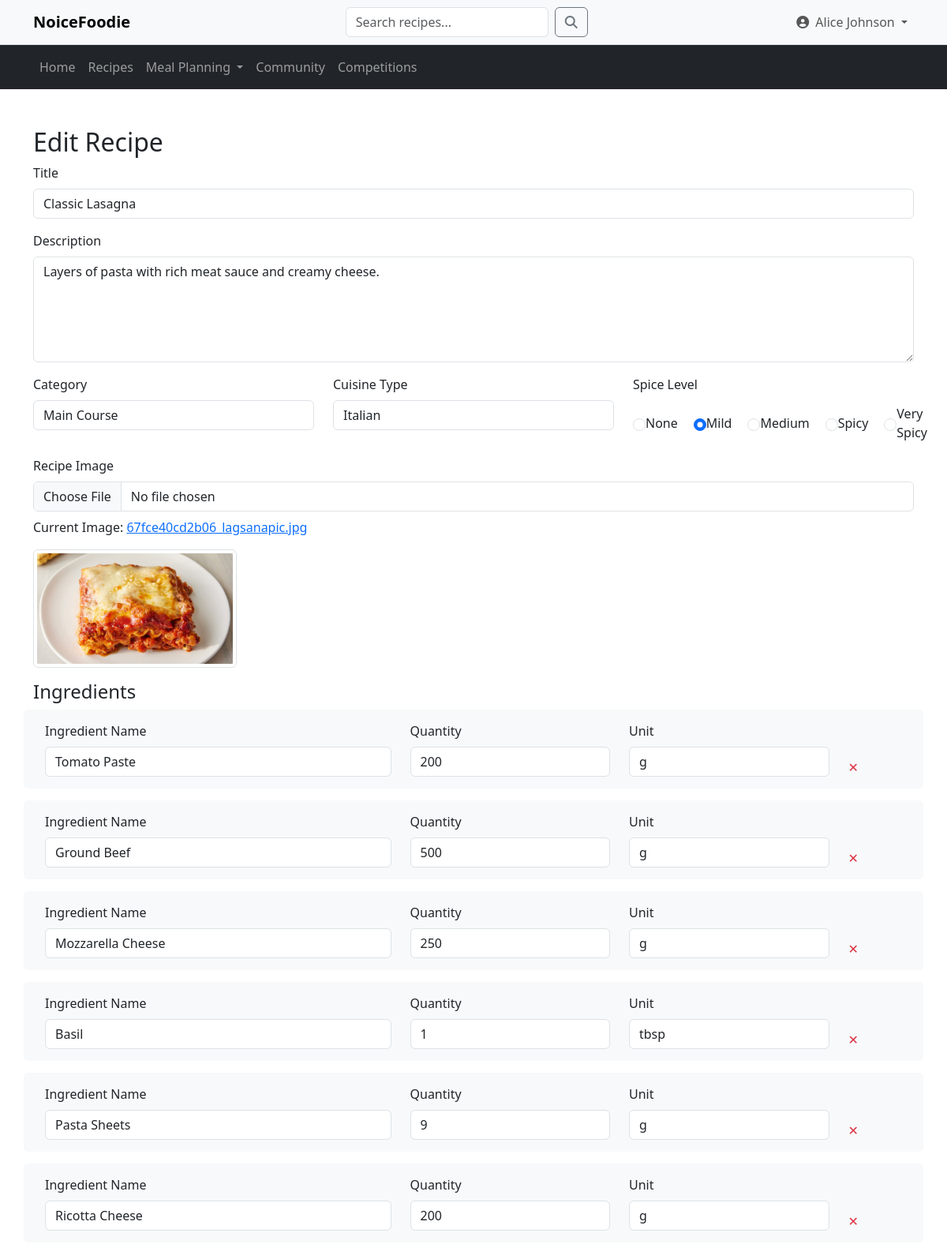
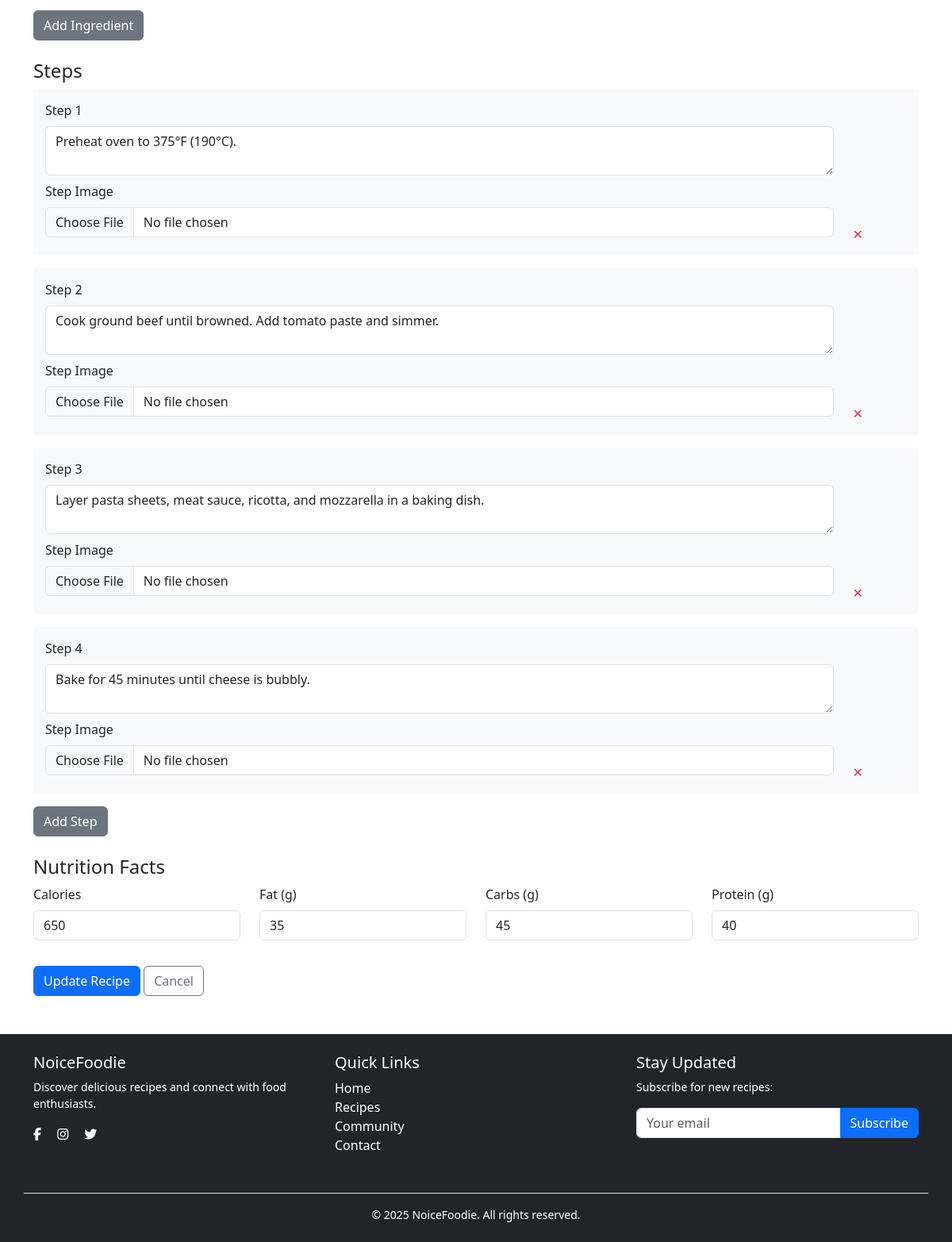
Page /recipes/edit.php?id=6 (signed in) on the committed database (2 pictures, top to bottom).
### tables this page shows
CREATE TABLE Recipes (
  recipe_id INT(11) NOT NULL AUTO_INCREMENT,
  user_id INT(11) DEFAULT NULL,
  title VARCHAR(255) NOT NULL,
  description TEXT DEFAULT NULL,
  category VARCHAR(100) DEFAULT NULL,
  cuisine_type VARCHAR(50) DEFAULT NULL,
  spice_level TINYINT(4) DEFAULT 0,
  view_count INT DEFAULT 0,
  image_url VARCHAR(255) DEFAULT NULL,
  created_at TIMESTAMP NOT NULL DEFAULT CURRENT_TIMESTAMP,
  updated_at TIMESTAMP NOT NULL DEFAULT CURRENT_TIMESTAMP ON UPDATE CURRENT_TIMESTAMP,
  created_by INT(11) DEFAULT NULL,
  updated_by INT(11) DEFAULT NULL,
  PRIMARY KEY (recipe_id),
  FOREIGN KEY (user_id) REFERENCES usersDB.Users(user_id) ON DELETE CASCADE,
  FOREIGN KEY (created_by) REFERENCES usersDB.Users(user_id) ON DELETE SET NULL,
  FOREIGN KEY (updated_by) REFERENCES usersDB.Users(user_id) ON DELETE SET NULL
);

CREATE TABLE Recipe_Ingredient (
  recipe_id INT(11) NOT NULL,
  ingredient_id INT(11) NOT NULL,
  quantity VARCHAR(50) DEFAULT NULL,
  unit VARCHAR(50) DEFAULT NULL,
  PRIMARY KEY (recipe_id, ingredient_id),
  FOREIGN KEY (recipe_id) REFERENCES Recipes(recipe_id) ON DELETE CASCADE,
  FOREIGN KEY (ingredient_id) REFERENCES Ingredients(ingredient_id) ON DELETE CASCADE
);

CREATE TABLE Ingredients (
  ingredient_id INT(11) NOT NULL AUTO_INCREMENT,
  ingredient_name VARCHAR(255) NOT NULL UNIQUE,
  PRIMARY KEY (ingredient_id)
);

CREATE TABLE Steps (
  step_id INT(11) NOT NULL AUTO_INCREMENT,
  recipe_id INT(11) NOT NULL,
  step_no INT(11) NOT NULL,
  description TEXT NOT NULL,
  image_url VARCHAR(255) DEFAULT NULL,
  PRIMARY KEY (step_id),
  FOREIGN KEY (recipe_id) REFERENCES Recipes(recipe_id) ON DELETE CASCADE
);

CREATE TABLE Nutrition (
  nutrition_id INT(11) NOT NULL AUTO_INCREMENT,
  recipe_id INT(11) NOT NULL,
  calories INT DEFAULT NULL,
  fat FLOAT DEFAULT NULL,
  carbs FLOAT DEFAULT NULL,
  protein FLOAT DEFAULT NULL,
  PRIMARY KEY (nutrition_id),
  FOREIGN KEY (recipe_id) REFERENCES Recipes(recipe_id) ON DELETE CASCADE
);

### recipes/edit.php (the view, shortened to what this page needs)
<?php
require '../config/db.php';
$recipe_id = $_GET['id'];
$user_id = $_SESSION['user_id'];
$stmt = $RecipeDB->prepare("SELECT * FROM Recipes WHERE recipe_id = ? AND user_id = ?");
$stmt->execute([$recipe_id, $user_id]);
$recipe = $stmt->fetch(PDO::FETCH_ASSOC);
$ingredient_stmt = $RecipeDB->prepare("SELECT i.ingredient_id, i.ingredient_name, ri.quantity, ri.unit
                                FROM Recipe_Ingredient ri
                                JOIN Ingredients i ON ri.ingredient_id = i.ingredient_id
                                WHERE ri.recipe_id = ?");
$ingredient_stmt->execute([$recipe_id]);
$existing_ingredients = $ingredient_stmt->fetchAll(PDO::FETCH_ASSOC);
$step_stmt = $RecipeDB->prepare("SELECT * FROM Steps WHERE recipe_id = ? ORDER BY step_no");
$step_stmt->execute([$recipe_id]);
$existing_steps = $step_stmt->fetchAll(PDO::FETCH_ASSOC);
$nutrition_stmt = $RecipeDB->prepare("SELECT * FROM Nutrition WHERE recipe_id = ?");
$nutrition_stmt->execute([$recipe_id]);
$existing_nutrition = $nutrition_stmt->fetch(PDO::FETCH_ASSOC);
?>
<!DOCTYPE html>
<html lang="en">
<head>
    <link href="https://cdn.jsdelivr.net/npm/bootstrap@5.3.2/dist/css/bootstrap.min.css" rel="stylesheet">
    <link rel="stylesheet" href="https://cdn.jsdelivr.net/npm/bootstrap-icons@1.10.0/font/bootstrap-icons.css">
    <link rel="stylesheet" href="../recipes/css/recipe.css">
</head>
<body>
<?php include_once '../includes/navigation.php'; ?>
    <div class="container mt-5">
        <h2>Edit Recipe</h2>
        <form method="POST" action="" enctype="multipart/form-data">
            <div class="mb-3">
                <label class="form-label">Title</label>
                <input type="text" name="title" class="form-control" value="<?= htmlspecialchars($recipe['title']) ?>" required>
            </div>
            <div class="mb-3">
                <label class="form-label">Description</label>
                <textarea name="description" class="form-control" rows="5" required><?= htmlspecialchars($recipe['description']) ?></textarea>
            </div>
            <div class="row">
                <div class="col-md-4 mb-3">
                    <label class="form-label">Category</label>
                    <select name="category" class="form-control" required>
                        <option value="Main Course" <?= $recipe['category'] === 'Main Course' ? 'selected' : '' ?>>Main Course</option>
                    </select>
                </div>
                <div class="col-md-4 mb-3">
                    <label class="form-label">Cuisine Type</label>
                    <select name="cuisine_type" class="form-control" required>
                        <option value="Italian" <?= $recipe['cuisine_type'] === 'Italian' ? 'selected' : '' ?>>Italian</option>
                    </select>
                </div>
                <div class="col-md-4 mb-3">
                    <label class="form-label">Spice Level</label>
                    <div class="spice-level">
                        <?php $current_spice = $recipe['spice_level'] ?? 0; ?>
                        <?php foreach ([0 => 'None', 1 => 'Mild', 2 => 'Medium', 3 => 'Spicy', 4 => 'Very Spicy'] as $level => $label): ?>
                            <div class="form-check spice-option">
                                <input class="form-check-input" type="radio" name="spice_level" id="spice<?= $level ?>"
                                    value="<?= $level ?>" <?= $current_spice == $level ? 'checked' : '' ?>>
                                <label class="form-check-label" for="spice<?= $level ?>"><?= $label ?></label>
                            </div>
                        <?php endforeach; ?>
                    </div>
                </div>
            </div>
            <div class="mb-3">
                <label class="form-label">Recipe Image</label>
                <input type="file" name="image" class="form-control">
                <?php if (!empty($recipe['image_url'])): ?>
                    <p class="mt-2">Current Image: <a href="../uploads/recipe/<?= htmlspecialchars($recipe['image_url']) ?>" target="_blank"><?= htmlspecialchars($recipe['image_url']) ?></a></p>
                    <img src="../uploads/recipe/<?= htmlspecialchars($recipe['image_url']) ?>" class="img-thumbnail" style="max-height: 150px;">
                <?php endif; ?>
            </div>
            <h4>Ingredients</h4>
            <div id="ingredients-container">
                <?php foreach ($existing_ingredients as $index => $ing): ?>
                    <div class="ingredient-group row" data-index="<?= $index ?>">
                        <div class="col-md-5">
                            <label class="form-label">Ingredient Name</label>
                            <input type="text" name="ingredients[<?= $index ?>][name]" class="form-control"
                                value="<?= htmlspecialchars($ing['ingredient_name']) ?>" required>
                        </div>
                        <div class="col-md-3">
                            <label class="form-label">Quantity</label>
                            <input type="text" name="ingredients[<?= $index ?>][quantity]" class="form-control"
                                value="<?= htmlspecialchars($ing['quantity']) ?>" required>
                        </div>
                        <div class="col-md-3">
                            <label class="form-label">Unit</label>
                            <select name="ingredients[<?= $index ?>][unit]" class="form-control">
                                <?php foreach (['g', 'kg', 'ml', 'L', 'tsp', 'tbsp', 'cup', 'pinch', 'piece'] as $unit): ?>
                                    <option value="<?= $unit ?>" <?= $ing['unit'] === $unit ? 'selected' : '' ?>>
                                        <?= $unit ?>
                                    </option>
                                <?php endforeach; ?>
                            </select>
                        </div>
                        <div class="col-md-1 d-flex align-items-end">
                        <span class="remove-btn" onclick="removeIngredient(this)">✕</span>
                    </div>
                    </div>
                <?php endforeach; ?>
            </div>
            <button type="button" id="add-ingredient" class="btn btn-secondary mb-4">Add Ingredient</button>
            <h4>Steps</h4>
            <div id="steps-container">
                <?php foreach ($existing_steps as $index => $step): ?>
                    <div class="step-group mb-3" data-index="<?= $index ?>">
                        <div class="row">
                            <div class="col-md-11">
                                <label class="form-label">Step <?= $index + 1 ?></label>
                                <textarea name="steps[<?= $index ?>]" class="form-control" rows="2" required><?= htmlspecialchars($step['description']) ?></textarea>
                                <label class="form-label mt-2">Step Image</label>
                                <input type="file" name="step_images[<?= $index ?>]" class="form-control mb-2">
                            </div>
                            <div class="col-md-1 d-flex align-items-end">
                        <span class="remove-btn" onclick="removeStep(this)">✕</span>
                    </div>
                        </div>
                    </div>
                <?php endforeach; ?>
            </div>
            <button type="button" id="add-step" class="btn btn-secondary mb-4">Add Step</button>
                        <h4>Nutrition Facts</h4>
            <div class="row">
                <div class="col-md-3 mb-3">
                    <label class="form-label">Calories</label>
                    <input type="number" name="nutrition[calories]" class="form-control"
                           value="<?= htmlspecialchars($existing_nutrition['calories'] ?? '') ?>"
                           placeholder="e.g., 200">
                </div>
                <div class="col-md-3 mb-3">
                    <label class="form-label">Fat (g)</label>
                    <input type="number" step="0.1" name="nutrition[fat]" class="form-control"
                           value="<?= htmlspecialchars($existing_nutrition['fat'] ?? '') ?>"
                           placeholder="e.g., 10.5">
                </div>
                <div class="col-md-3 mb-3">
                    <label class="form-label">Carbs (g)</label>
                    <input type="number" step="0.1" name="nutrition[carbs]" class="form-control"
                           value="<?= htmlspecialchars($existing_nutrition['carbs'] ?? '') ?>"
                           placeholder="e.g., 30.2">
                </div>
                <div class="col-md-3 mb-3">
                    <label class="form-label">Protein (g)</label>
                    <input type="number" step="0.1" name="nutrition[protein]" class="form-control"
                           value="<?= htmlspecialchars($existing_nutrition['protein'] ?? '') ?>"
                           placeholder="e.g., 15.8">
                </div>
            </div>
            <div class="mt-3">
                <button type="submit" class="btn btn-primary">Update Recipe</button>
                <a href="manage.php" class="btn btn-outline-secondary">Cancel</a>
            </div>
        </form>
    </div>
    <?php include_once '../includes/footer.php'; ?>
</body>
</html>

### recipes/css/recipe.css (style rules this page uses)
.spice-level { display: flex; gap: 20px; margin-top: 5px; }
.spice-option { display: flex; align-items: center; }
.remove-btn { cursor: pointer; color: #dc3545; }
.ingredient-group, .step-group { background-color: #f8f9fa; padding: 15px; border-radius: 5px; margin-bottom: 15px; }

### rows in the picture
recipes: title "Classic Lasagna", description "Layers of pasta with rich meat sauce and creamy cheese.", category "Main Course", cuisine_type "Italian", spice_level "☐ None", spice_level "☑ Mild", spice_level "☐ Medium", spice_level "☐ Spicy", spice_level "☐ Very Spicy", image_url "67fce40cd2b06_lagsanapic.jpg", image_url (picture)
recipe_ingredient: ingredient.ingredient_name "Tomato Paste", quantity "200", unit "g"
recipe_ingredient: ingredient.ingredient_name "Ground Beef", quantity "500", unit "g"
recipe_ingredient: ingredient.ingredient_name "Mozzarella Cheese", quantity "250", unit "g"
recipe_ingredient: ingredient.ingredient_name "Basil", quantity "1", unit "tbsp"
recipe_ingredient: ingredient.ingredient_name "Pasta Sheets", quantity "9", unit "g"
recipe_ingredient: ingredient.ingredient_name "Ricotta Cheese", quantity "200", unit "g"
steps: description "Preheat oven to 375°F (190°C)."
steps: description "Cook ground beef until browned. Add tomato paste and simmer."
steps: description "Layer pasta sheets, meat sauce, ricotta, and mozzarella in a baking dish."
steps: description "Bake for 45 minutes until cheese is bubbly."
nutrition: calories "650", fat "35", carbs "45", protein "40"

### other values in the picture
$display_name "Alice Johnson"
$label "None"
$label "Mild"
$label "Medium"
$label "Spicy"
$label "Very Spicy"
